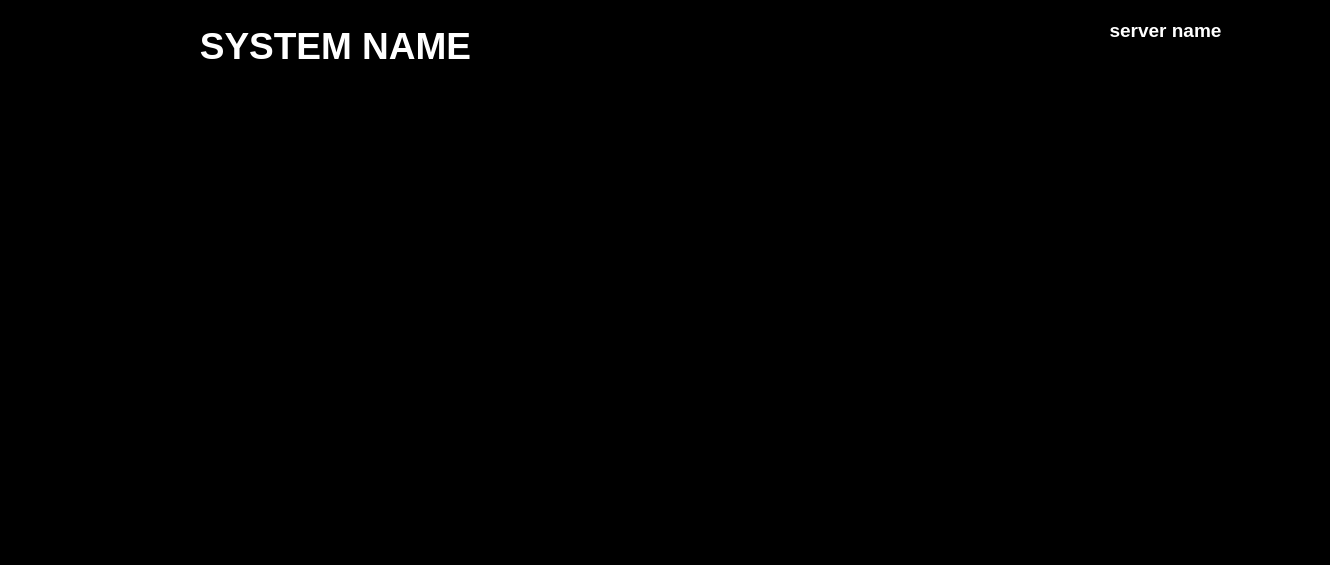
<?xml version="1.0" encoding="UTF-8"?>
<ui version="4.0">
 <class>MainWindow</class>
 <widget class="QMainWindow" name="MainWindow">
  <property name="geometry">
   <rect>
    <x>0</x>
    <y>0</y>
    <width>1330</width>
    <height>565</height>
   </rect>
  </property>
  <property name="windowTitle">
   <string>MainWindow</string>
  </property>
  <property name="styleSheet">
   <string notr="true">background-color: black</string>
  </property>
  <widget class="QWidget" name="centralwidget">
   <widget class="QLabel" name="title_label">
    <property name="geometry">
     <rect>
      <x>30</x>
      <y>20</y>
      <width>611</width>
      <height>51</height>
     </rect>
    </property>
    <property name="font">
     <font>
      <pointsize>28</pointsize>
      <weight>75</weight>
      <bold>true</bold>
     </font>
    </property>
    <property name="styleSheet">
     <string notr="true">color: white
</string>
    </property>
    <property name="text">
     <string>SYSTEM NAME</string>
    </property>
    <property name="alignment">
     <set>Qt::AlignCenter</set>
    </property>
   </widget>
   <widget class="Ui_label_widget" name="w1" native="true">
    <property name="geometry">
     <rect>
      <x>30</x>
      <y>80</y>
      <width>160</width>
      <height>140</height>
     </rect>
    </property>
   </widget>
   <widget class="QLabel" name="serverName_label">
    <property name="geometry">
     <rect>
      <x>1060</x>
      <y>20</y>
      <width>211</width>
      <height>20</height>
     </rect>
    </property>
    <property name="font">
     <font>
      <pointsize>14</pointsize>
      <weight>75</weight>
      <bold>true</bold>
      <kerning>true</kerning>
     </font>
    </property>
    <property name="styleSheet">
     <string notr="true">color: white
</string>
    </property>
    <property name="text">
     <string>server name</string>
    </property>
    <property name="alignment">
     <set>Qt::AlignCenter</set>
    </property>
   </widget>
   <widget class="Ui_label_widget" name="w2" native="true">
    <property name="geometry">
     <rect>
      <x>190</x>
      <y>80</y>
      <width>160</width>
      <height>140</height>
     </rect>
    </property>
   </widget>
   <widget class="Ui_label_widget" name="w4" native="true">
    <property name="geometry">
     <rect>
      <x>510</x>
      <y>80</y>
      <width>160</width>
      <height>140</height>
     </rect>
    </property>
   </widget>
   <widget class="Ui_label_widget" name="w3" native="true">
    <property name="geometry">
     <rect>
      <x>350</x>
      <y>80</y>
      <width>160</width>
      <height>140</height>
     </rect>
    </property>
   </widget>
   <widget class="Ui_label_widget" name="w6" native="true">
    <property name="geometry">
     <rect>
      <x>830</x>
      <y>80</y>
      <width>160</width>
      <height>140</height>
     </rect>
    </property>
   </widget>
   <widget class="Ui_label_widget" name="w8" native="true">
    <property name="geometry">
     <rect>
      <x>1150</x>
      <y>80</y>
      <width>160</width>
      <height>140</height>
     </rect>
    </property>
   </widget>
   <widget class="Ui_label_widget" name="w7" native="true">
    <property name="geometry">
     <rect>
      <x>990</x>
      <y>80</y>
      <width>160</width>
      <height>140</height>
     </rect>
    </property>
   </widget>
   <widget class="Ui_label_widget" name="w5" native="true">
    <property name="geometry">
     <rect>
      <x>670</x>
      <y>80</y>
      <width>160</width>
      <height>140</height>
     </rect>
    </property>
   </widget>
   <widget class="Ui_label_widget" name="w10" native="true">
    <property name="geometry">
     <rect>
      <x>190</x>
      <y>220</y>
      <width>160</width>
      <height>140</height>
     </rect>
    </property>
   </widget>
   <widget class="Ui_label_widget" name="w13" native="true">
    <property name="geometry">
     <rect>
      <x>670</x>
      <y>220</y>
      <width>160</width>
      <height>140</height>
     </rect>
    </property>
   </widget>
   <widget class="Ui_label_widget" name="w12" native="true">
    <property name="geometry">
     <rect>
      <x>510</x>
      <y>220</y>
      <width>160</width>
      <height>140</height>
     </rect>
    </property>
   </widget>
   <widget class="Ui_label_widget" name="w11" native="true">
    <property name="geometry">
     <rect>
      <x>350</x>
      <y>220</y>
      <width>160</width>
      <height>140</height>
     </rect>
    </property>
   </widget>
   <widget class="Ui_label_widget" name="w14" native="true">
    <property name="geometry">
     <rect>
      <x>830</x>
      <y>220</y>
      <width>160</width>
      <height>140</height>
     </rect>
    </property>
   </widget>
   <widget class="Ui_label_widget" name="w15" native="true">
    <property name="geometry">
     <rect>
      <x>990</x>
      <y>220</y>
      <width>160</width>
      <height>140</height>
     </rect>
    </property>
   </widget>
   <widget class="Ui_label_widget" name="w9" native="true">
    <property name="geometry">
     <rect>
      <x>30</x>
      <y>220</y>
      <width>160</width>
      <height>140</height>
     </rect>
    </property>
   </widget>
   <widget class="Ui_label_widget" name="w16" native="true">
    <property name="geometry">
     <rect>
      <x>1150</x>
      <y>220</y>
      <width>160</width>
      <height>140</height>
     </rect>
    </property>
   </widget>
   <widget class="Ui_label_widget" name="w21" native="true">
    <property name="geometry">
     <rect>
      <x>670</x>
      <y>360</y>
      <width>160</width>
      <height>140</height>
     </rect>
    </property>
   </widget>
   <widget class="Ui_label_widget" name="w22" native="true">
    <property name="geometry">
     <rect>
      <x>830</x>
      <y>360</y>
      <width>160</width>
      <height>140</height>
     </rect>
    </property>
   </widget>
   <widget class="Ui_label_widget" name="w19" native="true">
    <property name="geometry">
     <rect>
      <x>350</x>
      <y>360</y>
      <width>160</width>
      <height>140</height>
     </rect>
    </property>
   </widget>
   <widget class="Ui_label_widget" name="w20" native="true">
    <property name="geometry">
     <rect>
      <x>510</x>
      <y>360</y>
      <width>160</width>
      <height>140</height>
     </rect>
    </property>
   </widget>
   <widget class="Ui_label_widget" name="w17" native="true">
    <property name="geometry">
     <rect>
      <x>30</x>
      <y>360</y>
      <width>160</width>
      <height>140</height>
     </rect>
    </property>
   </widget>
   <widget class="Ui_label_widget" name="w23" native="true">
    <property name="geometry">
     <rect>
      <x>990</x>
      <y>360</y>
      <width>160</width>
      <height>140</height>
     </rect>
    </property>
   </widget>
   <widget class="Ui_label_widget" name="w18" native="true">
    <property name="geometry">
     <rect>
      <x>190</x>
      <y>360</y>
      <width>160</width>
      <height>140</height>
     </rect>
    </property>
   </widget>
   <widget class="Ui_label_widget" name="w24" native="true">
    <property name="geometry">
     <rect>
      <x>1150</x>
      <y>360</y>
      <width>160</width>
      <height>140</height>
     </rect>
    </property>
   </widget>
   <widget class="QLabel" name="messagebox_label">
    <property name="geometry">
     <rect>
      <x>30</x>
      <y>500</y>
      <width>1281</width>
      <height>20</height>
     </rect>
    </property>
    <property name="font">
     <font>
      <family>FreeSans</family>
      <pointsize>10</pointsize>
      <weight>75</weight>
      <bold>true</bold>
      <kerning>true</kerning>
     </font>
    </property>
    <property name="styleSheet">
     <string notr="true">color: white
</string>
    </property>
    <property name="text">
     <string/>
    </property>
    <property name="alignment">
     <set>Qt::AlignLeading|Qt::AlignLeft|Qt::AlignVCenter</set>
    </property>
   </widget>
  </widget>
  <widget class="QMenuBar" name="menubar">
   <property name="geometry">
    <rect>
     <x>0</x>
     <y>0</y>
     <width>1330</width>
     <height>25</height>
    </rect>
   </property>
  </widget>
  <widget class="QStatusBar" name="statusbar"/>
 </widget>
 <customwidgets>
  <customwidget>
   <class>Ui_label_widget</class>
   <extends>QWidget</extends>
   <header>ui_label_widget</header>
   <container>1</container>
  </customwidget>
 </customwidgets>
 <resources/>
 <connections/>
</ui>
